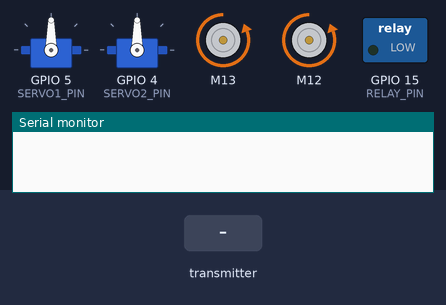
A sketch run on a simulated ESP32. On the bench: 2 × servo, 2 × DC motor (green arrow = forward, orange = backward, longer = faster), switched loads named in the sketch (green lamp = pin HIGH), the last lines printed to the serial monitor. The test bench sets the inputs (shaded band).

Above: at 1.2 s.
1.3 s: the transmitter starts sending jx = 1024
At 2.1 s:
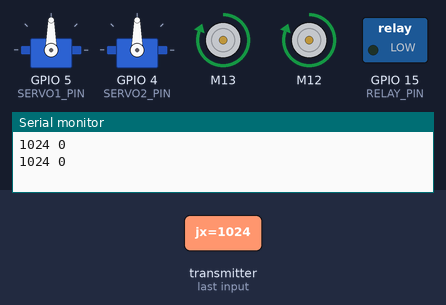
2.8 s: the transmitter starts sending jx = 0
At 3.2 s:
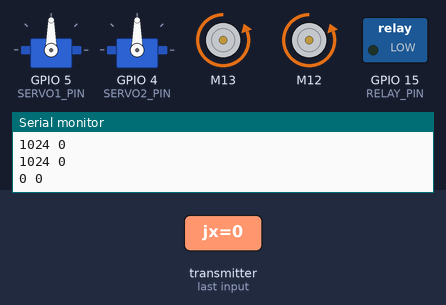
4.3 s: the transmitter starts sending jx = 2048
At 5.6 s:
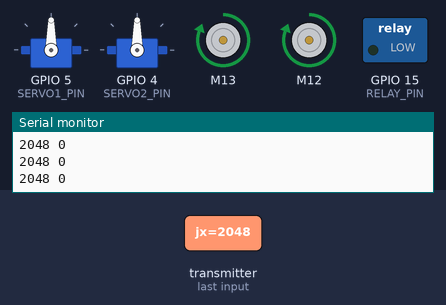
Timing chart, 0 to 7.3 s (numbered marks = the images above; inputs shaded):
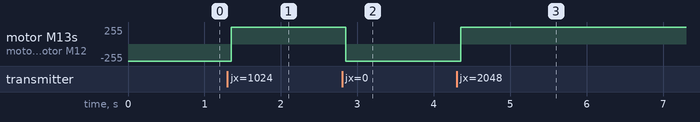

Measured:
- after the input at 1.3 s, motor M13, motor M12: backward 255/255 → forward 255/255 after 0.05 s
- after the input at 2.8 s, motor M13, motor M12: forward 255/255 → backward 255/255 after 0.05 s
- after the input at 4.3 s, motor M13, motor M12: backward 255/255 → forward 255/255 after 0.05 s

The sketch:

minibot_bot.ino
```cpp
// RX (ROBOT)
#include <ESP32Servo.h>
#include <TB6612_ESP32.h>
#include <esp_now.h>
#include <WiFi.h>

#define BIN1 12 // ESP32 Pin D12 to TB6612FNG Pin BIN1
#define BIN2 27 // ESP32 Pin D27 to TB6612FNG Pin BIN2
#define AIN1 13 // ESP32 Pin D13 to TB6612FNG Pin AIN1
#define AIN2 14 // ESP32 Pin D14 to TB6612FNG Pin AIN2
#define STBY 33 // ESP32 Pin D33 to TB6612FNG Pin STBY
#define PWMA 26 // ESP32 Pin D26 to TB6612FNG Pin PWMA
#define PWMB 25 // ESP32 Pin D25 to TB6612FNG Pin PWMB


#define RELAY_PIN 15 // pin G15

#define SERVO1_PIN 5
#define SERVO2_PIN 4

typedef struct data_struct {
  int jx;
  int jy;
} data_struct;

data_struct data;

// these constants are used to allow you to make your motor configuration
// line up with function names like forward.  Value can be 1 or -1
const int offsetA = 1;
const int offsetB = 1;

Motor motor1 = Motor(AIN1, AIN2, PWMA, offsetA, STBY, 5000, 8, 3);
Motor motor2 = Motor(BIN1, BIN2, PWMB, offsetB, STBY, 5000, 8, 2);

Servo servo1;
Servo servo2;

void OnDataRecv(const uint8_t * mac, const uint8_t *incomingData, int len) {
  memcpy(&data, incomingData, sizeof(data));
  Serial.println(String(data.jx) + " " + String(data.jy));
}

void setup() {
  pinMode(RELAY_PIN, OUTPUT);
  servo1.attach(SERVO1_PIN);
  servo2.attach(SERVO2_PIN);

  Serial.begin(115200);
  WiFi.mode(WIFI_STA);

  if (esp_now_init() != ESP_OK) {
    Serial.println("Error initializing ESP-NOW");
    return;
  }

  esp_now_register_recv_cb(OnDataRecv);
  // servo1.write(posDegrees);
}

void loop() {
  if (data.jx > 600) {
    // Forward
    int speed = map(data.jx, 850, 1023, 150, 255);
    forward(motor1, motor2, speed); // 255 - max speed (voltage actually)
  }
  else if (data.jx < 400) {
    // Backward
    int speed = map(data.jx, 650, 0, 150, 255);
    back(motor1, motor2, speed);
  }
  else if (data.jy > 600) {
    // Right
    int speed = map(data.jx, 600, 1023, 150, 255);
    motor1.drive(-speed); // speed, optional duration
    motor2.drive(speed);
  }
  else if (data.jy < 400) {
    // Left
    int speed = map(data.jx, 400, 0, 150, 255);
    motor1.drive(speed); // speed, optional duration
    motor2.drive(-speed);
  }
  else {
    motor1.brake();
    motor2.brake();
  }
}
```
